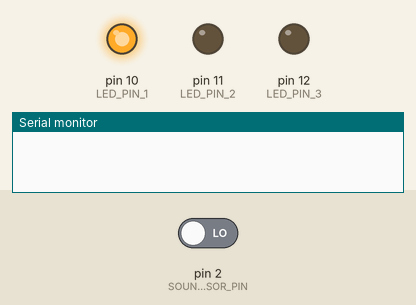
A sketch run on a simulated Arduino Uno, built with avr-gcc and run on an emulated ATmega328P. Shown: output pins drawn as LEDs (lit = HIGH), the last lines printed to the serial monitor. Dashed ring = blinking. The test bench sets the inputs (shaded band); at power-on: pin 2 (SOUND_SENSOR_PIN) LOW.

Above: at 1.2 s.
1.3 s: pin 2 (SOUND_SENSOR_PIN) driven HIGH
At 1.46 s:
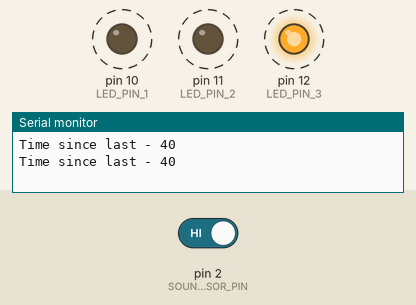
4.3 s: pin 2 (SOUND_SENSOR_PIN) driven LOW
At 5.2 s:
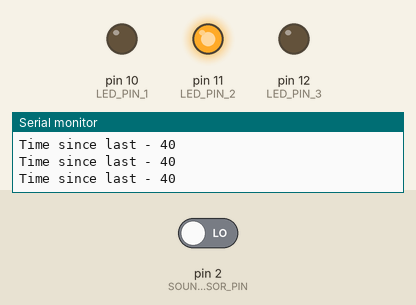
Timing chart, 0 to 7.3 s (numbered marks = the images above; inputs shaded):
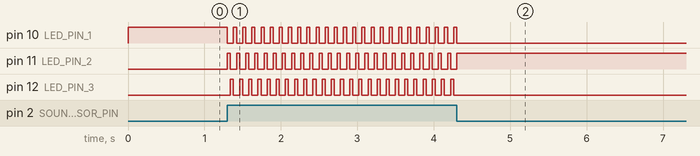

Measured:
- after the input at 1.3 s, pin 10 (LED_PIN_1), pin 11 (LED_PIN_2), pin 12 (LED_PIN_3): alternates HIGH for 0.04 s and LOW for 0.08 s, starting at once
- after the input at 4.3 s, pin 10 (LED_PIN_1): goes on until 4.3 s, then stays LOW; pin 11 (LED_PIN_2): goes on until 4.3 s, then stays HIGH; pin 12 (LED_PIN_3): stops changing and stays LOW

The sketch:

knock-lock.ino
```cpp
const int LED_PIN_1 = 10;
const int LED_PIN_2 = 11;
const int LED_PIN_3 = 12;
const int SOUND_SENSOR_PIN = 2;
int totalKnocks = 0;
int lastTimeDetectedKnock = 0;
int minTimeBetweenKnocks = 40;
bool isUnlocked = false;

int knockIntervals[] = {446, 456, 155, 161}; // Time between each knock to unlock
int knockErrorRange = 50;                    // Threshold range for knock intervals
int currentKnockInCode = 0;
int timingOfLastKnockDone = 0;

int isInTestMode = false; // Used to try out different knocks to get the timing for it

void setup()
{
  Serial.begin(9600);

  pinMode(SOUND_SENSOR_PIN, INPUT);
  pinMode(LED_PIN_1, OUTPUT);
  pinMode(LED_PIN_2, OUTPUT);
  pinMode(LED_PIN_3, OUTPUT);
}

void loop()
{
  if (isInTestMode)
  {
    if (didKnock())
    {
      Serial.print("Time since last - ");
      Serial.println(timingOfLastKnockDone);
    }

    return;
  }

  if (isUnlocked)
  {
    digitalWrite(LED_PIN_1, HIGH);
    digitalWrite(LED_PIN_2, HIGH);
    digitalWrite(LED_PIN_3, HIGH);
    return;
  }

  if (didKnock())
  {
    // Serial.println("Did knock!");
    totalKnocks++;

    if (didKnockWithCorrectTiming())
    {
      currentKnockInCode++;
      int knockIntervalsLength = sizeof(knockIntervals) / sizeof(knockIntervals[0]);

      if (currentKnockInCode == knockIntervalsLength + 1)
      {
        isUnlocked = true;
        return;
      }
    }
    else
    {
      currentKnockInCode = 0;
    }
  }

  digitalWrite(LED_PIN_1, totalKnocks % 3 == 0);
  digitalWrite(LED_PIN_2, totalKnocks % 3 == 1);
  digitalWrite(LED_PIN_3, totalKnocks % 3 == 2);
}

bool didKnock()
{
  int timeSinceStart = millis();

  if (timeSinceStart - lastTimeDetectedKnock < minTimeBetweenKnocks)
  {
    return false;
  }

  int didDetectKnock = digitalRead(SOUND_SENSOR_PIN);

  if (didDetectKnock)
  {
    timingOfLastKnockDone = timeSinceStart - lastTimeDetectedKnock;
    lastTimeDetectedKnock = timeSinceStart;
  }

  return didDetectKnock;
}

bool didKnockWithCorrectTiming()
{
  if (currentKnockInCode == 0)
  {
    return true;
  }

  int correctTimingOfKnock = knockIntervals[currentKnockInCode - 1];

  Serial.print("Time since last - ");
  Serial.println(timingOfLastKnockDone);

  if (timingOfLastKnockDone > correctTimingOfKnock - knockErrorRange && timingOfLastKnockDone < correctTimingOfKnock + knockErrorRange)
  {
    return true;
  }

  return false;
}
```
